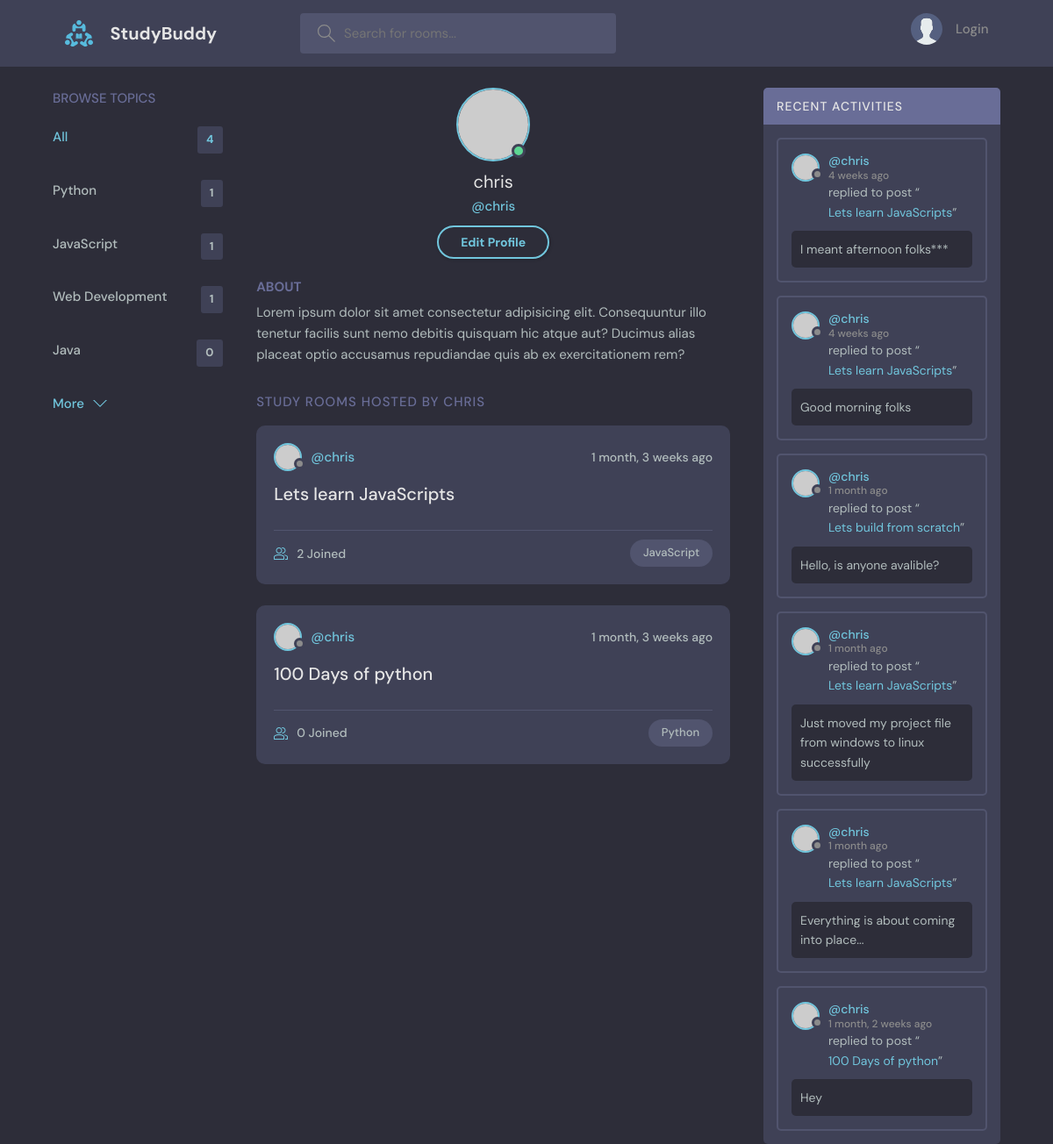
The app's page /profile/1/, older data.
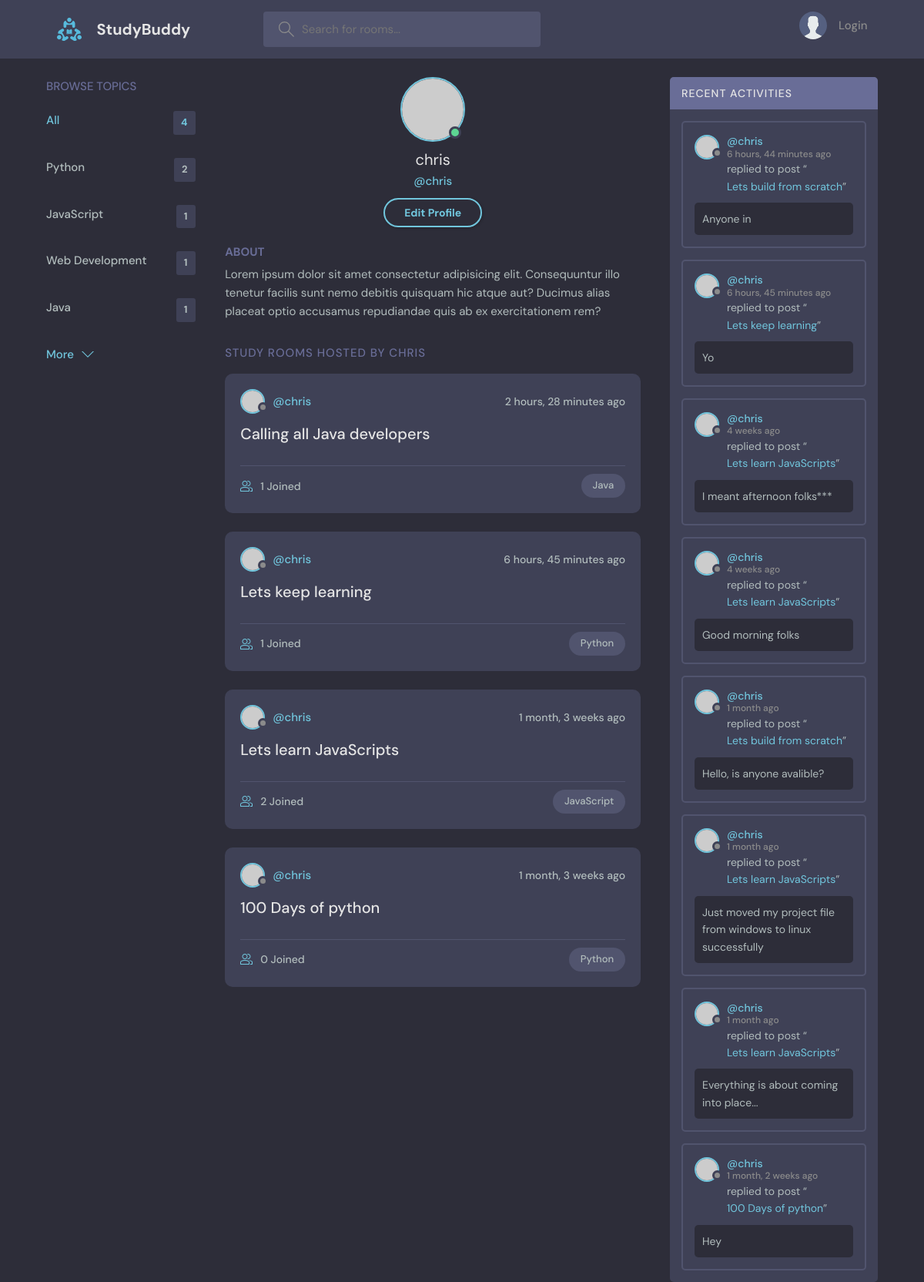
The same page, newer data.
### base/models.py (models this page shows, shortened)
class Topic(models.Model):
    name = models.CharField(max_length=200)

class Room(models.Model):
    host = models.ForeignKey(User, on_delete=models.SET_NULL, null=True)
    topic = models.ForeignKey(Topic, on_delete=models.SET_NULL, null=True)
    name = models.CharField(max_length=200)
    description = models.TextField(null=True, blank=True)
    participants = models.ManyToManyField(User, related_name='participants', blank=True)
    updated = models.DateTimeField(auto_now=True)
    created = models.DateTimeField(auto_now_add=True)
    class Meta:
        ordering = ['-updated', '-created']
    def __str__(self):
        return self.name

class Message(models.Model):
    user = models.ForeignKey(User, on_delete=models.CASCADE)
    room = models.ForeignKey(Room, on_delete=models.CASCADE)
    body = models.TextField()
    updated = models.DateTimeField(auto_now=True)
    created = models.DateTimeField(auto_now_add=True)
    class Meta:
        ordering = ['-updated', '-created']

### base/views.py (the view)
# urls.py: path('profile/<str:pk>/', views.userProfile, name='user-profile'),
def userProfile(request, pk):
    user = User.objects.get(id=pk)
    rooms = user.room_set.all()
    room_messages = user.message_set.all()
    topics = Topic.objects.all()
    context = {
        'user': user, 'rooms': rooms, 'room_messages': room_messages,
        'topics': topics
    }
    return render(request, 'base/profile.html', context)

### base/templates/base/profile.html
{% extends 'main.html' %}
{% block content %}
  <main class="profile-page layout layout--3">
    <div class="container">
      {% include 'base/topics_component.html' %}
      <div class="roomList">
        <div class="profile">
          <div class="profile__avatar">
            <div class="avatar avatar--large active">
              <img src="https://randomuser.me/api/portraits/men/11.jpg" />
            </div>
          </div>
          <div class="profile__info">
            <h3>{{user.username}}</h3>
            <p>@{{user.username}}</p>
            <a href="edit-user.html" class="btn btn--main btn--pill">Edit Profile</a>
          </div>
          <div class="profile__about">
            <h3>About</h3>
            <p>
              Lorem ipsum dolor sit amet consectetur adipisicing elit. Consequuntur illo tenetur
              facilis sunt nemo debitis quisquam hic atque aut? Ducimus alias placeat optio
              accusamus repudiandae quis ab ex exercitationem rem?
            </p>
          </div>
        </div>
        <div class="roomList__header">
          <div>
            <h2>Study Rooms Hosted by {{user.username}}</a>
            </h2>
          </div>
        </div>
        {% include 'base/feed_component.html'  %}
      </div>
      {% include 'base/activity_component.html'  %}
    </div>
  </main>
{% endblock %}

### templates/main.html (shortened to what this page needs)
<!DOCTYPE html>
{% load static %}
<html lang="en">
  <head>
    <link rel="stylesheet" href="{% static 'styles/style.css' %}" />
  </head>
  <body>
    {% include 'nav.html' %}
    {% block content %}
    {% endblock content %}
  </body>
</html>

### templates/nav.html (shortened to what this page needs)
{% load static %}
<header class="header header--loggedIn">
    <div class="container">
      <a href="{% url 'home' %}" class="header__logo">
        <img src="{% static 'images/logo.svg' %}" />
        <h1>StudyBuddy</h1>
      </a>
      <form class="header__search" method="GET" action="{% url 'home' %}">
        <label>
          <input name="q" placeholder="Search for rooms..." />
        </label>
      </form>
      <nav class="header__menu">
        {% if request.user.is_authenticated %}
        <div class="header__user">
          <a href="profile.html">
            <div class="avatar avatar--medium active">
              <img src="https://randomuser.me/api/portraits/men/37.jpg" />
            </div>
            <p>{{request.user.username}} <span>@{{request.user.username}}</span></p>
          </a>
          <button class="dropdown-button">
            <svg version="1.1" xmlns="http://www.w3.org/2000/svg" width="32" height="32" viewBox="0 0 32 32">
              <title>chevron-down</title>
              <path d="M16 21l-13-13h-3l16 16 16-16h-3l-13 13z"></path>
            </svg>
          </button>
        </div>
        {% else %}
        <a href="{% url 'login' %}">
          <img src="{% static 'images/avatar.svg' %}" />
          <p>Login</p>
        </a>
        {% endif %}
      </nav>
    </div>
  </header>

### base/templates/base/topics_component.html
<div class="topics">
    <div class="topics__header">
      <h2>Browse Topics</h2>
    </div>
    <ul class="topics__list">
        <li>
            <a href="{% url 'home' %}" class="active">All <span>{{topics.count}}</span></a>
        </li>
        {% for topic in topics %}
        <li>
            <a href="{% url 'home' %}?q={{topic.name}}">{{topic.name}}<span>{{topic.room_set.all.count}}</span></a>
        </li>
        {% endfor %}
    </ul>
    <a class="btn btn--link" href="topics.html">
      More
      <svg version="1.1" xmlns="http://www.w3.org/2000/svg" width="32" height="32" viewBox="0 0 32 32">
        <title>chevron-down</title>
        <path d="M16 21l-13-13h-3l16 16 16-16h-3l-13 13z"></path>
      </svg>
    </a>
  </div>

### base/templates/base/feed_component.html (shortened to what this page needs)
{% for room in rooms %}
<div class="roomListRoom">
    <div class="roomListRoom__header">
      <a href="{% url 'user-profile' room.host.id %}" class="roomListRoom__author">
        <div class="avatar avatar--small">
          <img src="https://randomuser.me/api/portraits/women/11.jpg" />
        </div>
        <span>@{{room.host.username}}</span>
      </a>
      <div class="roomListRoom__actions">
        <span>{{room.created | timesince}} ago</span>
      </div>
    </div>
    <div class="roomListRoom__content">
      <a href="{% url 'room' room.id %}">{{room.name}}</a>
    </div>
    <div class="roomListRoom__meta">
      <a href="{% url 'room' room.id %}" class="roomListRoom__joined">
        {{room.participants.all.count}} Joined
      </a>
      <p class="roomListRoom__topic">{{room.topic.name}}</p>
    </div>
  </div>
{% endfor %}

### base/templates/base/activity_component.html (shortened to what this page needs)
<div class="activities">
    <div class="activities__header">
      <h2>Recent Activities</h2>
    </div>
    {% for message in room_messages %}
    <div class="activities__box">
      <div class="activities__boxHeader roomListRoom__header">
        <a href="{% url 'user-profile' message.user.id %}" class="roomListRoom__author">
          <div class="avatar avatar--small">
            <img src="https://randomuser.me/api/portraits/women/11.jpg" />
          </div>
          <p>
            @{{message.user}}
            <span>{{message.created | timesince}} ago</span>
          </p>
        </a>
      </div>
      <div class="activities__boxContent">
        <p>replied to post “<a href="{% url 'room' message.room.id %}">{{message.room}}</a>”</p>
        <div class="activities__boxRoomContent">
            {{message.body}}
        </div>
      </div>
    </div>
    {% endfor %}
  </div>

Row changes from the older to the newer data that the page shows:
computed for Topic "Python": room_set.all.count "1" → "2"
computed for Topic "Java": room_set.all.count "0" → "1"
added Room: host.username "chris", created "2 hours, 28 minutes", name "Calling all Java developers", participants.all.count "1", topic.name "Java"
added Room: host.username "chris", created "6 hours, 45 minutes", name "Lets keep learning", participants.all.count "1", topic.name "Python"
added Message: user "chris", created "6 hours, 44 minutes", room "Lets build from scratch", body "Anyone in"
added Message: user "chris", created "6 hours, 45 minutes", room "Lets keep learning", body "Yo"
